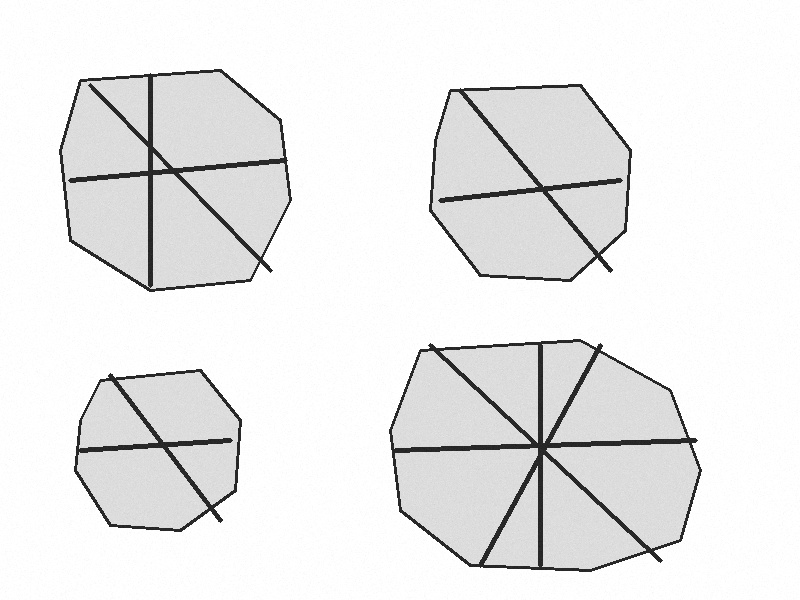
#> input picture test_fractures.jpg, 800 x 600 px
$ python watershed_segmentation.py test_fractures.jpg
#> lines starting #> are read from the running program, lines starting #| are printed output that depends on the picture; after the words box and inside, x2 and y2 are one past the last pixel; in counts of white or black regions, pixels touching at a corner belong together
#!/usr/bin/env python3
"""
Watershed Segmentation for Garnet Rocks

This script performs watershed segmentation using OTSU thresholding and distance
transform to detect internal segments within garnet rocks. Based on the proven
approach that works best for this type of imagery.

Usage:
    ./watershed_segmentation.py input_image.jpg [--output output.svg]
"""

import argparse
from pathlib import Path
import numpy as np
import cv2
from skimage import color


def perform_watershed(img_path: Path):
    """
    Perform watershed segmentation using the proven OTSU + distance transform approach.

    This is the approach that has been validated to work best for garnet segmentation.

    Returns:
        img_bgr: Original image with boundaries marked
        markers: Watershed segmentation labels
        img_color: Color-coded segmentation result
    """
    # Load image
    img_bgr = cv2.imread(str(img_path))
    if img_bgr is None:
        raise ValueError(f"Could not load image: {img_path}")

    # Convert to grayscale
    gray = cv2.cvtColor(img_bgr, cv2.COLOR_BGR2GRAY)

    # OTSU thresholding - automatically finds optimal threshold
    ret1, thresh = cv2.threshold(gray, 0, 255, cv2.THRESH_BINARY + cv2.THRESH_OTSU)

    # Morphological opening to remove small noise (5 iterations is key)
    kernel = np.ones((3, 3), np.uint8)
    opening = cv2.morphologyEx(thresh, cv2.MORPH_OPEN, kernel, iterations=5)

    # Sure background area - dilate to expand boundaries
    sure_bg = cv2.dilate(opening, kernel, iterations=2)

    # Sure foreground area using distance transform
    # This is the key step - distance from boundaries
    dist_transform = cv2.distanceTransform(opening, cv2.DIST_L2, 3)

    # Threshold at 5% of max distance (lower = more segments, key parameter!)
    # 0.05 works well for detecting internal fractures
    ret2, sure_fg = cv2.threshold(dist_transform, 0.05 * dist_transform.max(), 255, 0)
    sure_fg = np.uint8(sure_fg)

    # Unknown region = background - foreground
    unknown = cv2.subtract(sure_bg, sure_fg)

    # Label markers using connected components
    ret3, markers = cv2.connectedComponents(sure_fg)

    # Add 10 to all labels so background is not 0
    # This ensures watershed doesn't treat background as unknown
    markers = markers + 10

    # Mark unknown region as 0
    markers[unknown == 255] = 0

    # Apply watershed on the ORIGINAL COLOR image (important!)
    markers = cv2.watershed(img_bgr, markers)

    # Mark boundaries in yellow
    img_bgr[markers == -1] = [0, 255, 255]

    # Create color-coded result
    img_color = color.label2rgb(markers, bg_label=0)

    print(f"  Found {len(np.unique(markers)) - 2} segments (excluding background and boundaries)")
    print(f"  Distance transform max: {dist_transform.max():.2f}")
    print(f"  Threshold used: {0.05 * dist_transform.max():.2f}")

    return img_bgr, markers, img_color


def extract_contours(markers, min_area=50):
    """
    Extract contours from watershed markers.

    Args:
        markers: Watershed labels array
        min_area: Minimum area threshold to filter small segments

    Returns:
        List of contours (each contour is a list of (x, y) points)
    """
    contours_list = []

    # Get unique labels (excluding background 10 and boundary -1)
    unique_labels = np.unique(markers)
    unique_labels = unique_labels[(unique_labels > 10) & (unique_labels != -1)]

    print(f"  Extracting contours for {len(unique_labels)} segments")

    for label in unique_labels:
        # Create binary mask for this segment
        mask = np.uint8(markers == label) * 255

        # Find contours for this segment
        contours, _ = cv2.findContours(mask, cv2.RETR_EXTERNAL, cv2.CHAIN_APPROX_SIMPLE)

        for contour in contours:
            # Calculate area and filter small regions
            area = cv2.contourArea(contour)
            if area >= min_area:
                # Simplify contour to reduce points
                # Using 0.01 for more aggressive simplification to reduce SVG size
                epsilon = 0.01 * cv2.arcLength(contour, True)
                approx = cv2.approxPolyDP(contour, epsilon, True)

                # Convert to list of (x, y) tuples
                points = [(float(pt[0][0]), float(pt[0][1])) for pt in approx]
                if len(points) >= 3:  # Need at least 3 points for a polygon
                    contours_list.append(points)

    return contours_list


def path_d_from_points(pts):
    """
    Convert list of points to SVG path 'd' attribute.

    Args:
        pts: List of (x, y) tuples

    Returns:
        SVG path string
    """
    if not pts or len(pts) < 3:
        return ""

    # Start with Move command
    path_parts = [f"M {pts[0][0]:.2f},{pts[0][1]:.2f}"]

    # Add Line commands for remaining points
    for x, y in pts[1:]:
        path_parts.append(f"L {x:.2f},{y:.2f}")

    # Close path
    path_parts.append("Z")

    return " ".join(path_parts)


def export_svg(contours, width, height, output_path: Path):
    """
    Export contours as SVG file with separate paths for each segment.

    Args:
        contours: List of contours (each is a list of (x, y) points)
        width: Image width
        height: Image height
        output_path: Path to save SVG file
    """
    output_path.parent.mkdir(parents=True, exist_ok=True)

    with open(output_path, "w") as f:
        # Write SVG header
        f.write('<?xml version="1.0" encoding="UTF-8"?>\n')
        f.write(f'<svg xmlns="http://www.w3.org/2000/svg" ')
        f.write(f'width="{width}" height="{height}" ')
        f.write(f'viewBox="0 0 {width} {height}">\n')

        # Write group for all segments
        f.write('  <g id="watershed-segments" fill="none" stroke="#ff0000" stroke-width="2">\n')

        # Write each contour as a separate path
        for i, contour in enumerate(contours):
            path_d = path_d_from_points(contour)
            if path_d:
                f.write(f'    <path id="segment_{i}" d="{path_d}" />\n')

        f.write("  </g>\n")
        f.write("</svg>\n")


def main():
    parser = argparse.ArgumentParser(
        description="Perform watershed segmentation using proven OTSU + distance transform approach"
    )
    parser.add_argument(
        "input",
        type=str,
        help="Input image file (e.g., segment_scan.jpg)"
    )
    parser.add_argument(
        "--output",
        type=str,
        default=None,
        help="Output SVG file (default: input_name_segmented.svg)"
    )
    parser.add_argument(
        "--min-area",
        type=int,
        default=50,
        help="Minimum area threshold for segments (default: 50 pixels)"
    )
    parser.add_argument(
        "--threshold",
        type=float,
        default=0.05,
        help="Distance transform threshold (default: 0.05, lower = more segments)"
    )
    parser.add_argument(
        "--debug",
        action="store_true",
        help="Save debug visualization images"
    )

    args = parser.parse_args()

    # Setup paths
    input_path = Path(args.input)
    if not input_path.exists():
        raise FileNotFoundError(f"Input file not found: {input_path}")

    if args.output:
        output_path = Path(args.output)
    else:
        output_path = input_path.parent / f"{input_path.stem}_segmented.svg"

    print(f"Loading image: {input_path}")

    # Perform watershed segmentation
    print("Performing watershed segmentation (OTSU + distance transform)...")
    img_with_boundaries, markers, img_color = perform_watershed(input_path)
#> in perform_watershed, img_bgr is the input picture: shape (600, 800, 3); min 25, max 255, mean 235.4
#> in perform_watershed, `ret1, thresh = cv2.threshold(gray, 0, 255, cv2.THRESH_BINARY + cv2.THR..`:
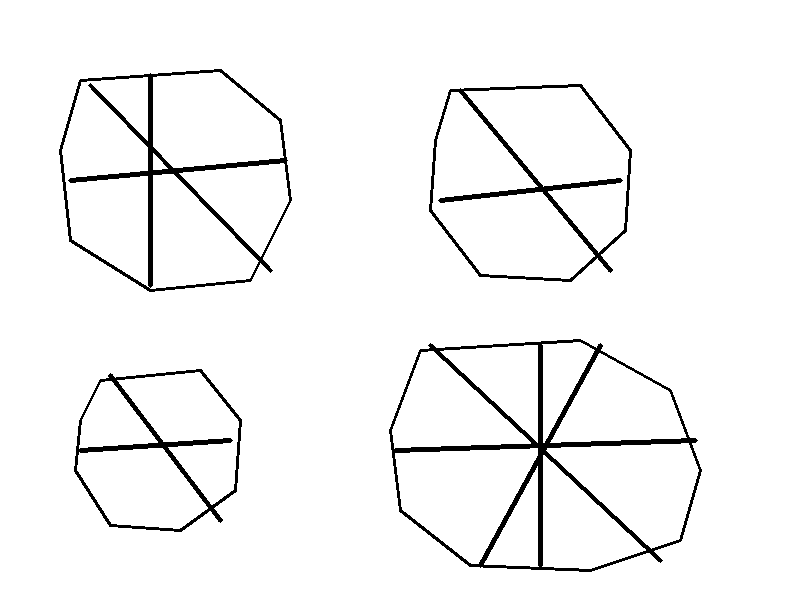
#> thresh: shape (600, 800); 95.9% white; 4 black regions, box (x1, y1, x2, y2) and area: (389, 339, 702, 572) 7528, (59, 69, 292, 292) 5292, (429, 84, 632, 282) 3927, (74, 369, 242, 532) 3143
#> in perform_watershed, `ret1, thresh = cv2.threshold(gray, 0, 255, cv2.THRESH_BINARY + cv2.THR..`: ret1 = 53
#> in perform_watershed, `opening = cv2.morphologyEx(thresh, cv2.MORPH_OPEN, kernel, iterations=5)`: opening: shape (600, 800); 95.4% white; 4 black regions, box (x1, y1, x2, y2) and area: (389, 339, 702, 572) 8382, (59, 69, 292, 292) 5909, (429, 84, 632, 282) 4356, (74, 369, 242, 532) 3457
#> in perform_watershed, `sure_bg = cv2.dilate(opening, kernel, iterations=2)`: sure_bg: shape (600, 800); 99.2% white; 59 black regions (36 under 20 px), largest, box (x1, y1, x2, y2) and area: (503, 344, 589, 568) 1058, (132, 76, 192, 289) 729, (528, 178, 560, 200) 174
#> in perform_watershed, `ret2, sure_fg = cv2.threshold(dist_transform, 0.05 * dist_transform.ma..`:
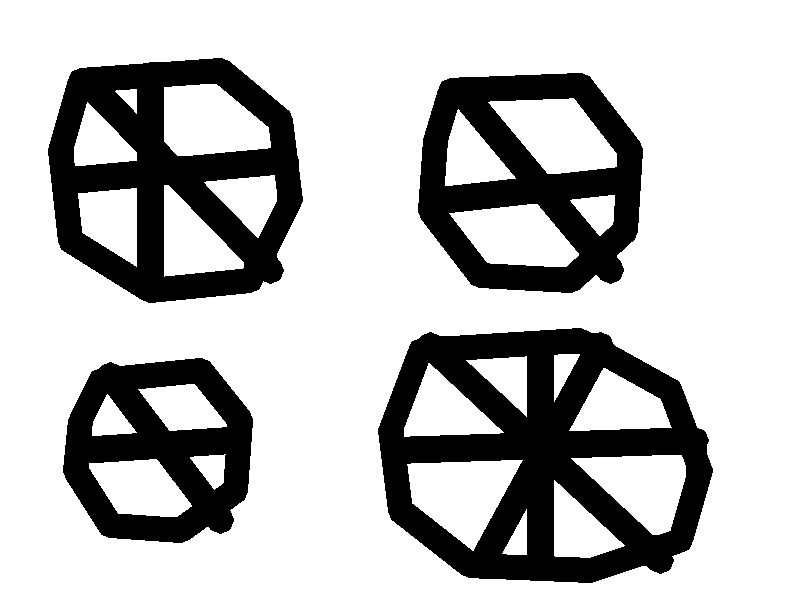
#> sure_fg: shape (600, 800) float32; 74.3% white; 4 black regions, box (x1, y1, x2, y2) and area: (378, 328, 713, 583) 44416, (48, 58, 303, 303) 32689, (418, 73, 643, 293) 25880, (63, 358, 253, 543) 20177
#> in perform_watershed, `ret2, sure_fg = cv2.threshold(dist_transform, 0.05 * dist_transform.ma..`: ret2 = 11.11
#> in perform_watershed, `unknown = cv2.subtract(sure_bg, sure_fg)`: unknown: shape (600, 800); 24.9% white; 4 white regions, box (x1, y1, x2, y2) and area: (378, 328, 713, 583) 42807, (48, 58, 303, 303) 31626, (418, 73, 643, 293) 25343, (63, 358, 253, 543) 19717
#> in perform_watershed, `ret3, markers = cv2.connectedComponents(sure_fg)`:
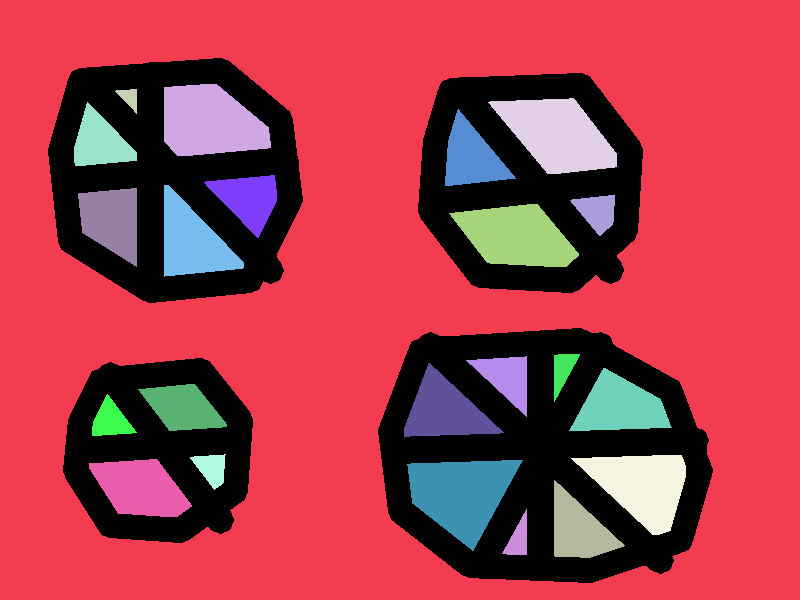
#> markers: shape (600, 800) int32; 24 distinct labels, from 0 to 23; one colour per label, 0 black
#> in perform_watershed, `ret3, markers = cv2.connectedComponents(sure_fg)`: ret3 = 24
#> in perform_watershed, `markers = markers + 10`: markers: shape (600, 800) int32; 24 distinct labels, from 10 to 33
#> in perform_watershed, `markers[unknown == 255] = 0`:
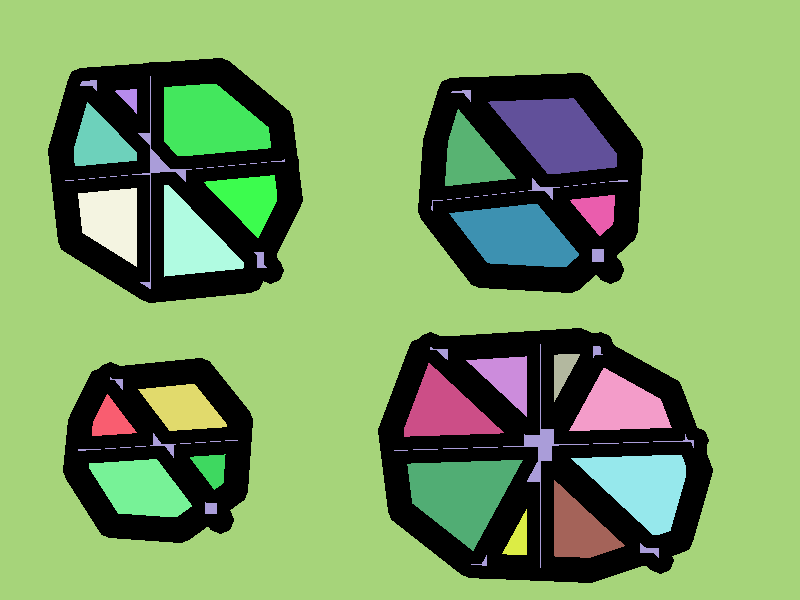
#> markers: shape (600, 800) int32; 25 distinct labels, from 0 to 33; one colour per label, 0 black
#> in perform_watershed, `markers = cv2.watershed(img_bgr, markers)`:
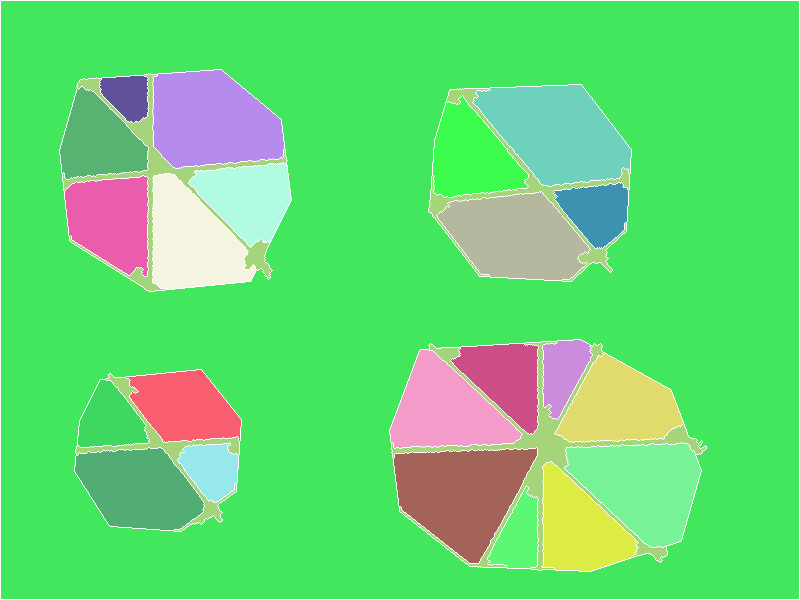
#> markers: shape (600, 800) int32; 25 distinct labels, from -1 to 33; one colour per label, 0 black, -1 white
#> in perform_watershed, `img_bgr[markers == -1] = [0, 255, 255]`: img_bgr: shape (600, 800, 3); 2.12% of pixels changed, all inside (x1, y1, x2, y2) = (0, 0, 800, 600)
#> in perform_watershed, `img_color = color.label2rgb(markers, bg_label=0)`:
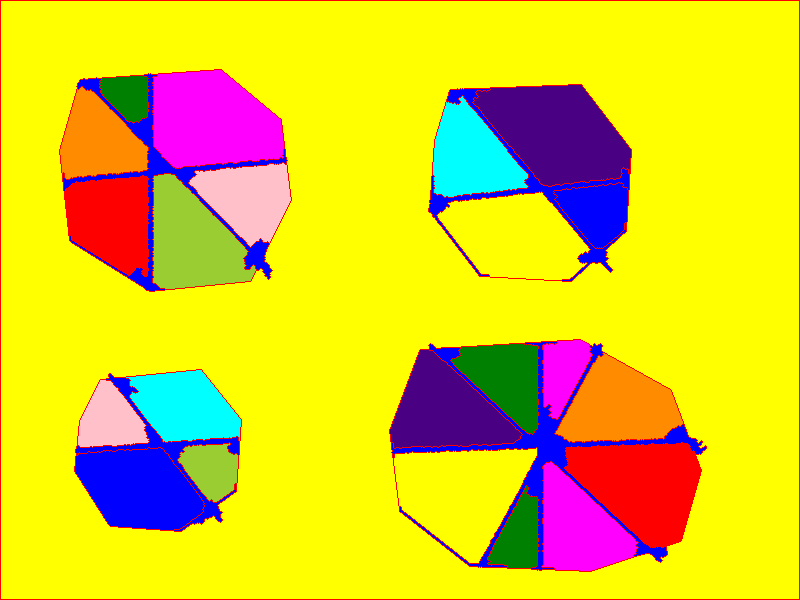
#> img_color: shape (600, 800, 3) float64; mean R, G, B 0.868, 0.785, 0.156
#|   Found 23 segments (excluding background and boundaries)
#|   Distance transform max: 222.17
#|   Threshold used: 11.11

    # Get image dimensions
    height, width = markers.shape
#> height = 600; width = 800

    if args.debug:
        # Save debug visualizations
        debug_dir = input_path.parent / f"{input_path.stem}_debug"
        debug_dir.mkdir(exist_ok=True)

        # Save boundaries
        cv2.imwrite(str(debug_dir / "01_boundaries.png"), img_with_boundaries)

        # Save color-coded segments
        img_color_bgr = (img_color * 255).astype(np.uint8)
        img_color_bgr = cv2.cvtColor(img_color_bgr, cv2.COLOR_RGB2BGR)
        cv2.imwrite(str(debug_dir / "02_color_segments.png"), img_color_bgr)

        # Save markers visualization
        markers_vis = np.uint8((markers - markers.min()) / (markers.max() - markers.min()) * 255)
        cv2.imwrite(str(debug_dir / "03_markers.png"), markers_vis)

        print(f"Debug images saved to: {debug_dir}")
        print(f"  - 01_boundaries.png: Image with watershed boundaries in yellow")
        print(f"  - 02_color_segments.png: Color-coded segments")
        print(f"  - 03_markers.png: Watershed markers visualization")

    print("Extracting contours...")
    contours = extract_contours(markers, min_area=args.min_area)
#> in extract_contours, `unique_labels = np.unique(markers)`: unique_labels = 25 values from -1 to 33
#> in extract_contours, `unique_labels = unique_labels[(unique_labels > 10) & (unique_labels !=..`: unique_labels = 23 values from 11 to 33
#|   Extracting contours for 23 segments
#> the loop in extract_contours, `for label in unique_labels:` made 23 passes
#> contours on pass 1: [[[1, 1], [1, 598], [798, 598], [798, 1]]]
#> after the loop in extract_contours, `for label in unique_labels:`:
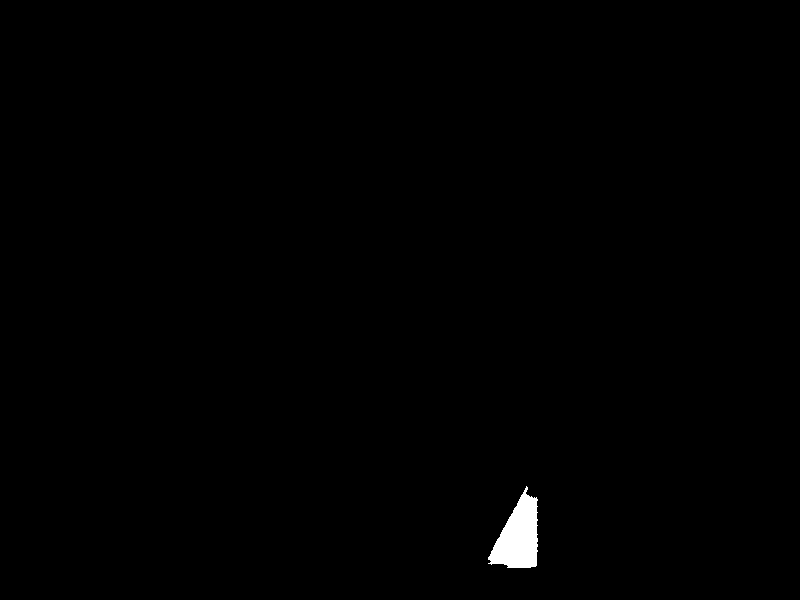
#> mask: shape (600, 800); 0.51% white; 1 white region, box (x1, y1, x2, y2) and area: (488, 486, 538, 568) 2464
#> after the loop in extract_contours, `for label in unique_labels:`: contours_list = 23 items
#> contours = 23 items

    print(f"Found {len(contours)} distinct segments (after area filtering)")
#| Found 23 distinct segments (after area filtering)

    print(f"Exporting SVG to: {output_path}")
    export_svg(contours, width, height, output_path)
#> the loop in export_svg, `for i, contour in enumerate(contours):` made 23 passes
#> contour on passes 1, 21: [(1, 1), (1, 598), (798, 598), (798, 1)], [(536, 448), (395, 454), (399, 505), (469, 562), (478, 562)]

    print("Done!")
    print(f"\nOutput saved to: {output_path}")
    print(f"Total segments exported: {len(contours)}")
#| Total segments exported: 23


if __name__ == "__main__":
    main()
